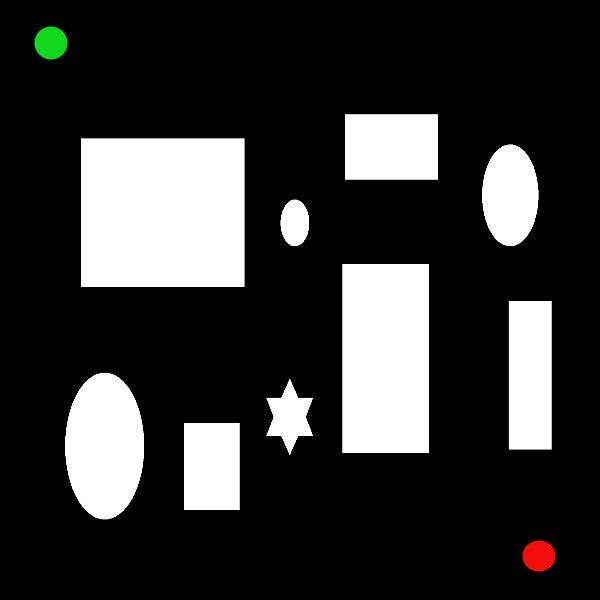
//> input picture TASK3/rrt_connect.png, 600 x 600 px
$ ./rrt_star_connect   (built with g++ and OpenCV 4)
//> lines starting //> are read from the running program, lines starting //| are printed output that depends on the picture; after the words box and inside, x2 and y2 are one past the last pixel; in counts of white or black regions, pixels touching at a corner belong together
#include "opencv2/core/core.hpp"
#include "opencv2/imgproc/imgproc.hpp"
#include "opencv2/highgui/highgui.hpp"
#include <bits/stdc++.h>

using namespace cv;
using namespace std;

int connected=0;
int state=1;
int sub_state=0;
float step_size=5.0;
float circle_radius_1=20.0;
float circle_radius_2=5.0;

struct point{
  int x,y;
};

point path_points_start[500];
int pathcount_start=0;
point path_points_end[500];
int pathcount_end=0;

struct node{
  point loc;
  node* parent;
  float cost;
};

node start_nodes[10000];
int nodecount_start=0;
node end_nodes[10000];
int nodecount_end=0;

float dist(point p1, point p2){
  int x1=p1.x, y1=p1.y, x2=p2.x, y2=p2.y;

  float distance=sqrt(pow(x1-x2,2)+pow(y1-y2,2));
  return distance;
}

int nearest_node(node rand){
  float min=999.0;
  int index;

  if(state==1){
    for(int i=0; i<nodecount_start; i++){
      if(dist(rand.loc, start_nodes[i].loc)<min){
        min=dist(rand.loc, start_nodes[i].loc);
        index=i;
      }
    }
  }
  else{
    for(int i=0; i<nodecount_end; i++){
      if(dist(rand.loc, end_nodes[i].loc)<min){
        min=dist(rand.loc, end_nodes[i].loc);
        index=i;
      }
    }
  }
  return index;
}

point step_func(point near, point rand, float size_step){
  int dx=rand.x-near.x, dy=rand.y-near.y;
  float d=sqrt((dx*dx)+(dy*dy));

  point step;

  step.x=(int)(near.x+((size_step)*((float)(dx/d))));
  step.y=(int)(near.y+((size_step)*((float)(dy/d))));

  return step;
}

bool isValid(Mat obst, point near, point step){
  if(obst.at<uchar>(step.y,step.x)==255){
    return false;
  }

  int x1=near.x,x2=step.x;
  if(near.x>step.x){
    x1=step.x;
    x2=near.x;
  }
  if(x1!=x2){
    float m=(float)(step.y-near.y)/(step.x-near.x);
    float c=(float)(near.y)-(near.x*m);
    int j;
    for(int i=x1; i<=x2; i++){
      j=(int)((m*i)+c);
      if(obst.at<uchar>(j,i)==255){
        return false;
      }
    }
  }

  int y1=near.y,y2=step.y;
  if(near.y>step.y){
    y1=step.y;
    y2=near.y;
  }
  if(y1!=y2){
    float m=(float)(step.x-near.x)/(step.y-near.y);
    float c=(float)(near.x)-(near.y*m);
    int j;
    for(int i=y1; i<=y2; i++){
      j=(int)((m*i)+c);
      if(obst.at<uchar>(i,j)==255){
        return false;
      }
    }
  }

  return true;
}

void minimal_cost(Mat obst,node* step){
  float new_cost;
  float min_cost=step->cost;
  int index;
  if(state==1){
    for(int i=0; i<nodecount_start; i++){
      if(dist(start_nodes[i].loc,step->loc)<circle_radius_1&&isValid(obst,start_nodes[i].loc,step->loc)){
        new_cost=dist(start_nodes[i].loc,step->loc)+start_nodes[i].cost;
        if(new_cost<min_cost){
          min_cost=new_cost;
          index=i;
        }
      }
    }
    if(min_cost<step->cost){
      step->parent=&start_nodes[index];
      step->cost=min_cost;
    }
  }
  else{
    for(int i=0; i<nodecount_end; i++){
      if(dist(end_nodes[i].loc,step->loc)<circle_radius_1&&isValid(obst,end_nodes[i].loc,step->loc)){
        new_cost=dist(end_nodes[i].loc,step->loc)+end_nodes[i].cost;
        if(new_cost<min_cost){
          min_cost=new_cost;
          index=i;
        }
      }
    }
    if(min_cost<step->cost){
      step->parent=&end_nodes[index];
      step->cost=min_cost;
    }
  }
}

void rewiring(Mat &image, Mat obst,node* step){
  float new_cost;
  if(state==1){
    for(int i=0; i<nodecount_start; i++){
      if(dist(start_nodes[i].loc,step->loc)<circle_radius_2){
        new_cost=dist(start_nodes[i].loc,step->loc)+(step->cost);
        if(new_cost<start_nodes[i].cost&&isValid(obst,start_nodes[i].loc,step->loc)){
          start_nodes[i].cost=new_cost;
          start_nodes[i].parent=step;
          line(image,Point(start_nodes[i].loc.x,start_nodes[i].loc.y),Point((start_nodes[i].parent->loc).x,(start_nodes[i].parent->loc).y),Scalar(0,255,0),2,8);
        }
      }
    }
  }
  else{
    for(int i=0; i<nodecount_end; i++){
      if(dist(end_nodes[i].loc,step->loc)<circle_radius_2){
        new_cost=dist(end_nodes[i].loc,step->loc)+(step->cost);
        if(new_cost<end_nodes[i].cost&&isValid(obst,end_nodes[i].loc,step->loc)){
          end_nodes[i].cost=new_cost;
          end_nodes[i].parent=step;
          line(image,Point(end_nodes[i].loc.x,end_nodes[i].loc.y),Point((end_nodes[i].parent->loc).x,(end_nodes[i].parent->loc).y),Scalar(0,255,0),2,8);
        }
      }
    }
  }
}

void path(Mat &image, int index_1, int index_2){
  node n1,n2;
  n2=start_nodes[index_1-1];
  n1=*(n2.parent);
  while(n1.parent!=NULL){
    line(image, Point(n1.loc.x,n1.loc.y), Point(n2.loc.x,n2.loc.y), Scalar(255,0,0),2,8);
    n2=n1;
    n1=*(n2.parent);
  }
  n2=end_nodes[index_2-1];
  n1=*(n2.parent);
  while(n1.parent!=NULL){
    line(image, Point(n1.loc.x,n1.loc.y), Point(n2.loc.x,n2.loc.y), Scalar(255,0,0),2,8);
    n2=n1;
    n1=*(n2.parent);
  }
}

void path_points(int index_1, int index_2){

  pathcount_start=0;
  pathcount_end=0;
  node n1,n2;
  float d=20.0;

  n2=start_nodes[index_1-1];
  n1=*(n2.parent);
  path_points_start[pathcount_start++]=n2.loc;
  while(n1.parent!=NULL){
    if(dist(n1.loc,path_points_start[pathcount_start-1])<d){
      n1=*(n1.parent);
    }
    else{
      n2=n1;
      n1=*(n2.parent);
      path_points_start[pathcount_start++]=n2.loc;
    }
  }

  n2=end_nodes[index_2-1];
  n1=*(n2.parent);
  path_points_end[pathcount_end++]=n2.loc;
  while(n1.parent!=NULL){
    if(dist(n1.loc,path_points_end[pathcount_end-1])<d){
      n1=*(n1.parent);
    }
    else{
      n2=n1;
      n1=*(n2.parent);
      path_points_end[pathcount_end++]=n2.loc;
    }
  }


}

void rrt_connect(point p_start, point p_end, Mat &img, Mat obst){

  connected=0;
  state=1;
  sub_state=0;
  nodecount_start=0;
  nodecount_end=0;

  node start_node,end_node,rand_node;
  int index;

  node temp;
  node* step_node=&temp;

  node sub_temp;
  node* sub_step_node=&sub_temp;

  srand(time(NULL));

  start_node.loc.x=p_start.x;
  start_node.loc.y=p_start.y;
  start_node.parent=NULL;
  start_node.cost=0;
  end_node.loc.x=p_end.x;
  end_node.loc.y=p_end.y;
  end_node.parent=NULL;
  end_node.cost=0;

  start_nodes[nodecount_start]=start_node;
  nodecount_start++;
  end_nodes[nodecount_end]=end_node;
  nodecount_end++;

  while(connected!=1){

    sub_state=0;

    if(state==1){

      rand_node.loc.x=rand()%obst.cols;
      rand_node.loc.y=rand()%obst.rows;

      index=nearest_node(rand_node);

      if(dist(start_nodes[index].loc,rand_node.loc)<step_size){
        continue;
      }
      else{
        (step_node->loc)=step_func(start_nodes[index].loc,rand_node.loc,step_size);
      }

      if(isValid(obst,start_nodes[index].loc,step_node->loc)==false){
        continue;
      }
      else{
        step_node->parent=&start_nodes[index];
        step_node->cost=start_nodes[index].cost+step_size;
        minimal_cost(obst,step_node);
        //rewiring(img,obst,step_node);
        start_nodes[nodecount_start]=*step_node;
        nodecount_start++;
      }

      line(img,Point((step_node->loc).x,(step_node->loc).y),Point((step_node->parent->loc).x,(step_node->parent->loc).y),Scalar(0,255,255),2,8);
      imshow("IMAGE",img);
      waitKey(10);

      state=2;

      while(sub_state!=1){

        index=nearest_node(*step_node);

        if(dist(end_nodes[index].loc,step_node->loc)<20.0&&isValid(obst,step_node->loc,end_nodes[index].loc)){
            line(img, Point((step_node->loc).x,(step_node->loc).y), Point(end_nodes[index].loc.x,end_nodes[index].loc.y), Scalar(255,0,0),2,8);
            connected=1;
            sub_state=1;
            std::cout << "DONE" << '\n';
            path(img, nodecount_start, index+1);
            path_points(nodecount_start, index+1);
            continue;
        }
        else{
          (sub_step_node->loc)=step_func(end_nodes[index].loc,step_node->loc,step_size);
        }

        if(isValid(obst,end_nodes[index].loc,sub_step_node->loc)==false){
          sub_state=1;
          continue;
        }
        else{
          sub_step_node->parent=&end_nodes[index];
          sub_step_node->cost=end_nodes[index].cost+step_size;
          minimal_cost(obst,sub_step_node);
          //rewiring(img,obst,sub_step_node);
          end_nodes[nodecount_end]=*sub_step_node;
          nodecount_end++;
        }

        line(img,Point((sub_step_node->loc).x,(sub_step_node->loc).y),Point((sub_step_node->parent->loc).x,(sub_step_node->parent->loc).y),Scalar(0,255,255),2,8);
        imshow("IMAGE",img);
        waitKey(10);
      }

    }

    if(state==2){

      rand_node.loc.x=rand()%obst.cols;
      rand_node.loc.y=rand()%obst.rows;

      index=nearest_node(rand_node);

      if(dist(end_nodes[index].loc,rand_node.loc)<step_size){
        continue;
      }
      else{
        (step_node->loc)=step_func(end_nodes[index].loc,rand_node.loc,step_size);
      }

      if(isValid(obst,end_nodes[index].loc,step_node->loc)==false){
        continue;
      }
      else{
        step_node->parent=&end_nodes[index];
        step_node->cost=end_nodes[index].cost+step_size;
        minimal_cost(obst,step_node);
        //rewiring(img,obst,step_node);
        end_nodes[nodecount_end]=*step_node;
        nodecount_end++;
      }

      line(img,Point((step_node->loc).x,(step_node->loc).y),Point((step_node->parent->loc).x,(step_node->parent->loc).y),Scalar(0,255,255),2,8);
      imshow("IMAGE",img);
      waitKey(10);

      state=1;

      while(sub_state!=1){

        index=nearest_node(*step_node);

        if(dist(start_nodes[index].loc,step_node->loc)<10.0&&isValid(obst,step_node->loc,start_nodes[index].loc)){
            line(img, Point((step_node->loc).x,(step_node->loc).y), Point(start_nodes[index].loc.x,start_nodes[index].loc.y), Scalar(255,0,0),2,8);
            connected=1;
            sub_state=1;
            std::cout << "DONE" << '\n';
            path(img, index+1, nodecount_end);
            path_points(index+1, nodecount_end);
            continue;
        }
        else{
          (sub_step_node->loc)=step_func(start_nodes[index].loc,step_node->loc,step_size);
        }

        if(isValid(obst,start_nodes[index].loc,sub_step_node->loc)==false){
          sub_state=1;
          continue;
        }
        else{
          sub_step_node->parent=&start_nodes[index];
          sub_step_node->cost=start_nodes[index].cost+step_size;
          minimal_cost(obst,sub_step_node);
          //rewiring(img,obst,sub_step_node);
          start_nodes[nodecount_start]=*sub_step_node;
          nodecount_start++;
        }

        line(img,Point((sub_step_node->loc).x,(sub_step_node->loc).y),Point((sub_step_node->parent->loc).x,(sub_step_node->parent->loc).y),Scalar(0,255,255),2,8);
        imshow("IMAGE",img);
        waitKey(10);
      }

    }

  }

  imshow("IMAGE",img);
  waitKey(0);

}

int main(int argc, char const *argv[]) {

    /*-----------------------------------IP---------------------------------*/

    namedWindow("IMAGE",WINDOW_AUTOSIZE);
    Mat img=imread("rrt_connect.png",1);
//> img is the input picture: 600 rows x 600 cols, CV_8UC3; mean B, G, R 53, 53.4, 53.4
    Mat obst=imread("rrt_connect.png",0);
//> obst: 600 rows x 600 cols, CV_8UC1; min 0, max 255, mean 53.3

    Mat start(img.rows,img.cols,CV_8UC3,Scalar(0,0,0));
    Mat end(img.rows,img.cols,CV_8UC3,Scalar(0,0,0));

    for(int i=0;i<img.rows;i++){
      for(int j=0;j<img.cols;j++){
        if(img.at<Vec3b>(i,j)[1]>100&&img.at<Vec3b>(i,j)[2]<100){
          start.at<Vec3b>(i,j)[1]=img.at<Vec3b>(i,j)[1];
        }
        if(img.at<Vec3b>(i,j)[2]>100&&img.at<Vec3b>(i,j)[1]<100){
          end.at<Vec3b>(i,j)[2]=img.at<Vec3b>(i,j)[2];
        }
      }
    }
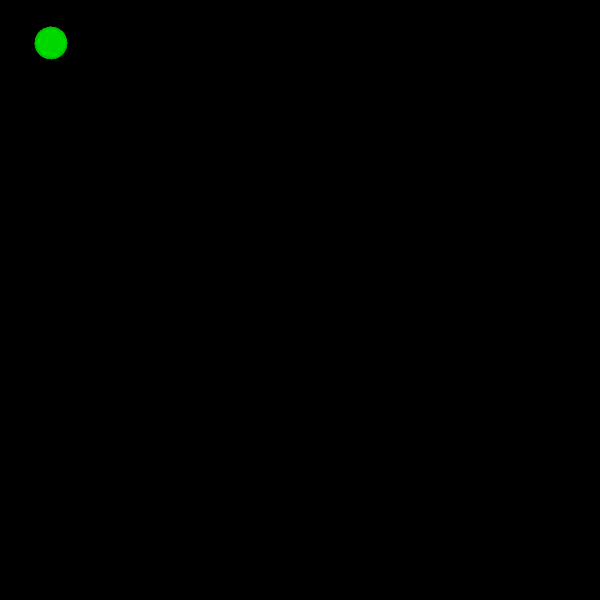
//> start: 600 rows x 600 cols, CV_8UC3; mean B, G, R 0, 0.5, 0

    Mat gray_start;
    cvtColor(start,gray_start,COLOR_BGR2GRAY);
    Mat gray_end;
    cvtColor(end,gray_end,COLOR_BGR2GRAY);

    medianBlur(gray_start,gray_start,5);
//> gray_start: 600 rows x 600 cols, CV_8UC1; min 0, max 130, mean 0.3
    medianBlur(gray_end,gray_end,5);
//> gray_end: 600 rows x 600 cols, CV_8UC1; min 0, max 75, mean 0.2

    vector<Vec3f> circle_start;
    vector<Vec3f> circle_end;

    Canny( gray_start, gray_start, 100, 100*3, 3 );
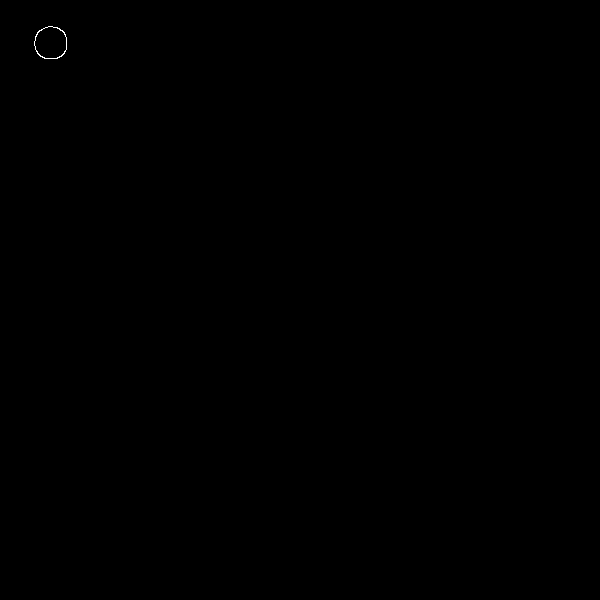
//> gray_start: 600 rows x 600 cols, CV_8UC1; 0.03% white in thin lines or dots, all inside (x1, y1, x2, y2) = (34, 26, 67, 59)
    Canny( gray_end, gray_end, 100, 100*3, 3 );
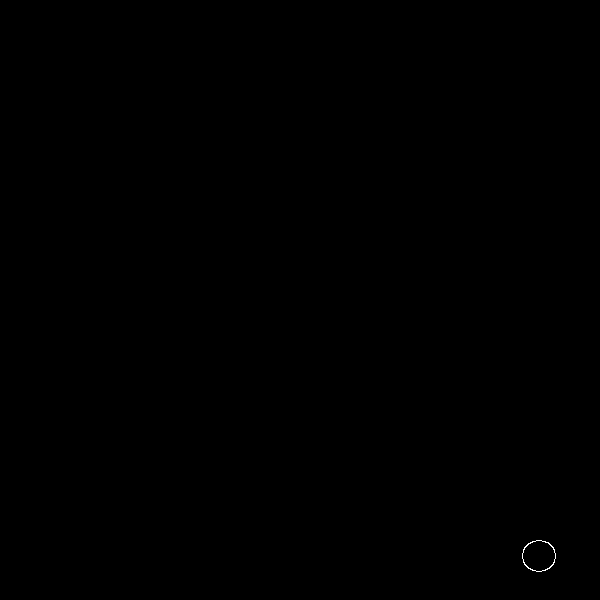
//> gray_end: 600 rows x 600 cols, CV_8UC1; 0.03% white in thin lines or dots, all inside (x1, y1, x2, y2) = (522, 540, 556, 572)

    vector<vector<Point>> contours_start,contours_end;
		vector<Vec4i> hierarchy_start,hierarchy_end;
    findContours(gray_start,contours_start,hierarchy_start,RETR_LIST,CHAIN_APPROX_SIMPLE,Point(0,0));
//> contours_start = 2 contours; box (x1, y1, x2, y2) and area: (34, 26, 67, 59) 844, (34, 26, 67, 59) 819
    findContours(gray_end,contours_end,hierarchy_end,RETR_LIST,CHAIN_APPROX_SIMPLE,Point(0,0));
//> contours_end = 2 contours; box (x1, y1, x2, y2) and area: (522, 540, 556, 572) 810, (522, 540, 556, 572) 780

    drawContours(gray_start,contours_start,-1,255,1,8,hierarchy_start,2,Point(0,0));
    drawContours(gray_end,contours_end,-1,255,1,8,hierarchy_end,2,Point(0,0));

    Moments m_start=moments(gray_start,true);
//> m_start = moments, m00 119, centre m10/m00, m01/m00 = (50.45, 42.67)
		Point p_start(m_start.m10/m_start.m00, m_start.m01/m_start.m00);
//> p_start = Point(50, 42)
		circle(img,p_start,5,Scalar(255,255,255),-1);
//> img: 600 rows x 600 cols, CV_8UC3; 81 pixels changed, all inside (x1, y1, x2, y2) = (45, 37, 56, 48)
    circle(obst,p_start,20,Scalar(0),-1);

    Moments m_end=moments(gray_end,true);
//> m_end = moments, m00 120, centre m10/m00, m01/m00 = (538.5, 555.5)
		Point p_end(m_end.m10/m_end.m00, m_end.m01/m_end.m00);
//> p_end = Point(538, 555)
		circle(img,p_end,5,Scalar(255,255,255),-1);
//> img: 600 rows x 600 cols, CV_8UC3; mean B, G, R 53.1, 53.4, 53.5
    circle(obst,p_end,20,Scalar(0),-1);

    for(int i=0;i<obst.rows;i++){
      for(int j=0;j<obst.cols;j++){
        if(obst.at<uchar>(i,j)>100){
          obst.at<uchar>(i,j)=255;
        }
        else{
          obst.at<uchar>(i,j)=0;
        }
      }
    }
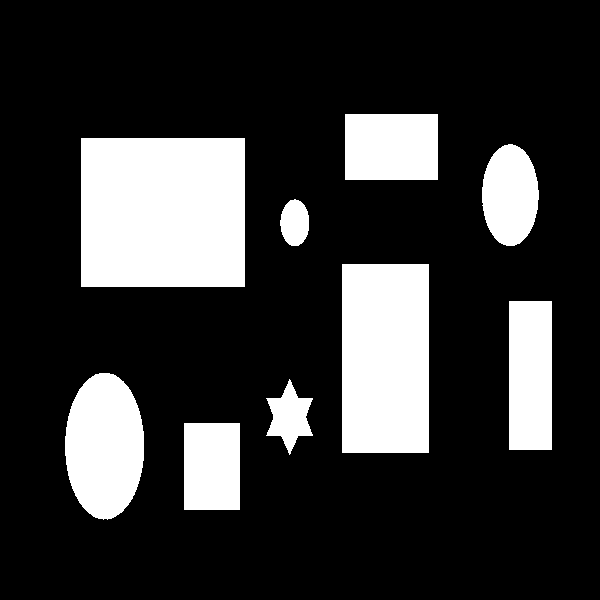
//> obst: 600 rows x 600 cols, CV_8UC1; 20.8% white; 9 white regions, largest, box (x1, y1, x2, y2) and area: (81, 138, 245, 287) 24436, (342, 264, 429, 453) 16443, (65, 373, 144, 520) 9121

    int size=3;
    Mat element = getStructuringElement(MORPH_RECT,Size( 2*size + 1, 2*size+1 ),Point(size,size));
    for(int i=0;i<3;i++)
      dilate(obst,obst,element);
//> this loop made 3 passes
//> pass 1, `dilate(obst,obst,element);`:
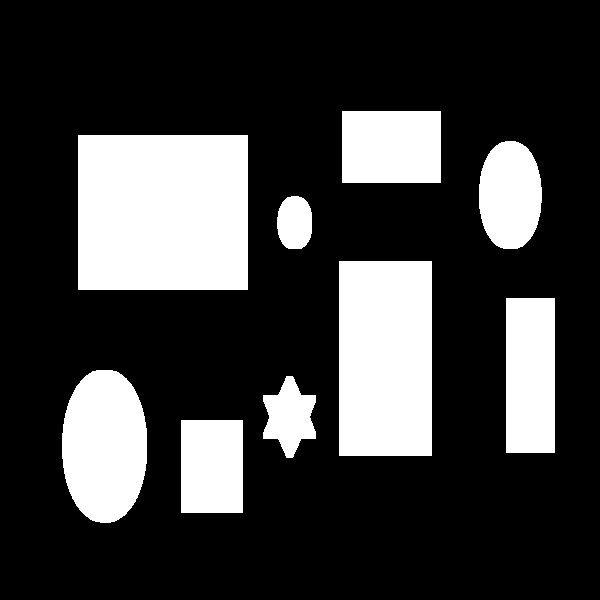
//> obst: 600 rows x 600 cols, CV_8UC1; 23.7% white; 9 white regions, largest, box (x1, y1, x2, y2) and area: (78, 135, 248, 290) 26350, (339, 261, 432, 456) 18135, (62, 370, 147, 523) 10516
//> pass 3, `dilate(obst,obst,element);`:
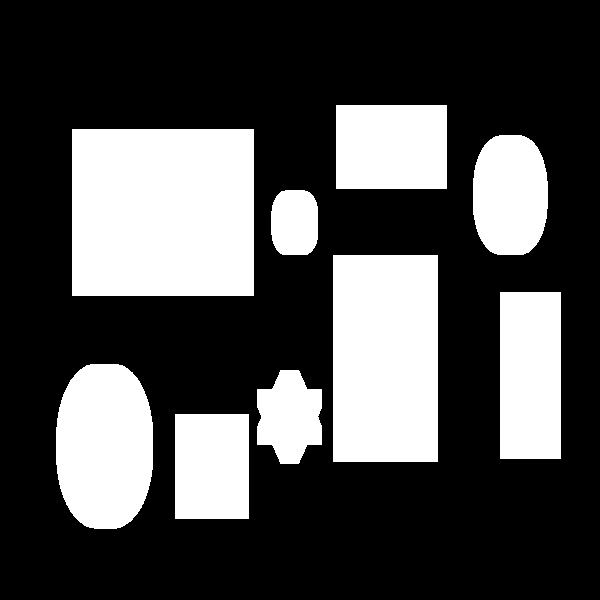
//> obst: 600 rows x 600 cols, CV_8UC1; 30% white; 9 white regions, largest, box (x1, y1, x2, y2) and area: (72, 129, 254, 296) 30394, (333, 255, 438, 462) 21735, (56, 364, 153, 529) 13516

    /*----------------------------------RRT----------------------------------*/
    point s,e;
    s.x=p_start.x;
    s.y=p_start.y;
    e.x=p_end.x;
    e.y=p_end.y;
    rrt_connect(s,e,img,obst);
//> the loop in rrt_connect, `while(connected!=1)` made 274 passes
//> (x1 in dist, y1 in dist, x2 in dist, y2 in dist, distance in dist, dx in step_func, dy in step_func, d in step_func) on passes 7 to 8: (120, 115, 228, 5, 154.2, 108, -110, 154.2), (132, 127, 238, 126, 106, 106, -1, 106)
//> (x1 in dist, y1 in dist, x2 in dist, y2 in dist, distance in dist, dx in step_func, dy in step_func, d in step_func) on passes 1, 9, 13, 26, 29, 34: (50, 42, 270, 582, 583.1, 220, 540, 583.1), (136, 126, 561, 307, 461.9, 425, 181, 461.9), (140, 127, 426, 180, 290.9, 286, 53, 290.9), (93, 88, 114, 69, 28.32, 21, -19, 28.32), (144, 127, 295, 69, 161.8, 151, -58, 161.8), (151, 128, 259, 26, 148.6, 108, -102, 148.6)
//> after the loop in rrt_connect, `while(connected!=1)`:
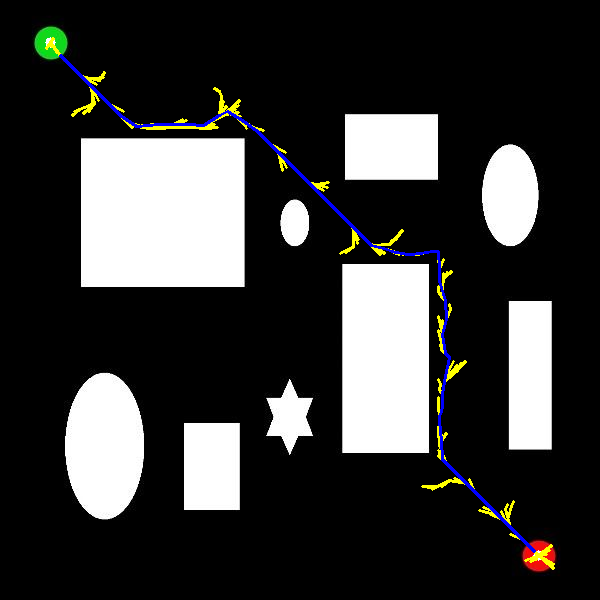
//> img: 600 rows x 600 cols, CV_8UC3; mean B, G, R 54.8, 55.5, 55.4

    return 0;

}
